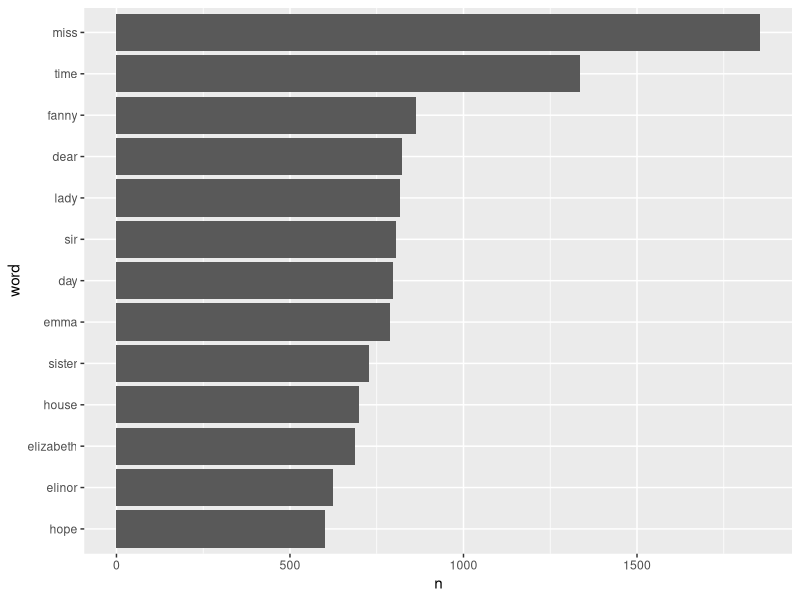

This chart was generated by the following R code:
library(dplyr)
library(tidytext) # Para limpiar datos tipo texto
library(janeaustenr) # bbdd ejemplo
library(stringr)


## Data Frame original
text <- c("Because I could not stop for Death -",
          "He kindly stopped for me -",
          "The Carriage held but just Ourselves -",
          "and Immortality")
text
text_df <- data_frame(line = 1:4, text = text)
text_df

## Tranformar dataframe a una fila por palabra

text_df %>%
  unnest_tokens(word, # word = nombre columna nueva
                text) #text = nombre columna original

## Agrupar por libros y eli
original_books <- austen_books() %>%
  group_by(book) %>% # Agrupar
  mutate(line_number = row_number(), # agregar indice a cada fila
         chapter = cumsum(str_detect(text,
                                     regex("^chapter [\\divxlc]")))) %>%
  ungroup()

tidy_books <-original_books %>% 
  unnest_tokens(word, text)


data("stop_words") # BBDD con palabras comunmente repetidas
stop_words


tidy_books <- tidy_books %>%
  anti_join(stop_words)  # Elimina de tidy books las palabras comunes

## Ver palabras mas repetidas
tidy_books %>% 
  count(word, sort = TRUE)

library(ggplot2)

## Grafico de palabras más repetidas

tidy_books %>%
  count(word, sort = TRUE) %>%
  filter(n > 600) %>%
  mutate(word = reorder(word, n)) %>%
  ggplot(aes(x = word, y = n)) +
  geom_col() +
  coord_flip()
